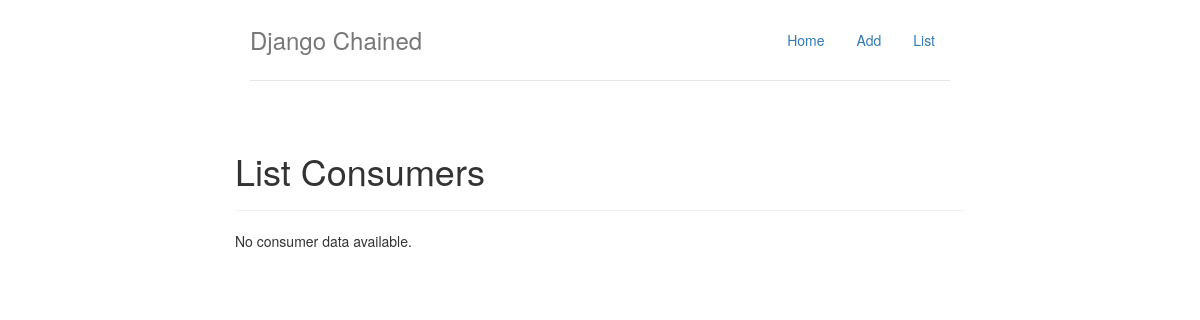
The app's page /list, older data.
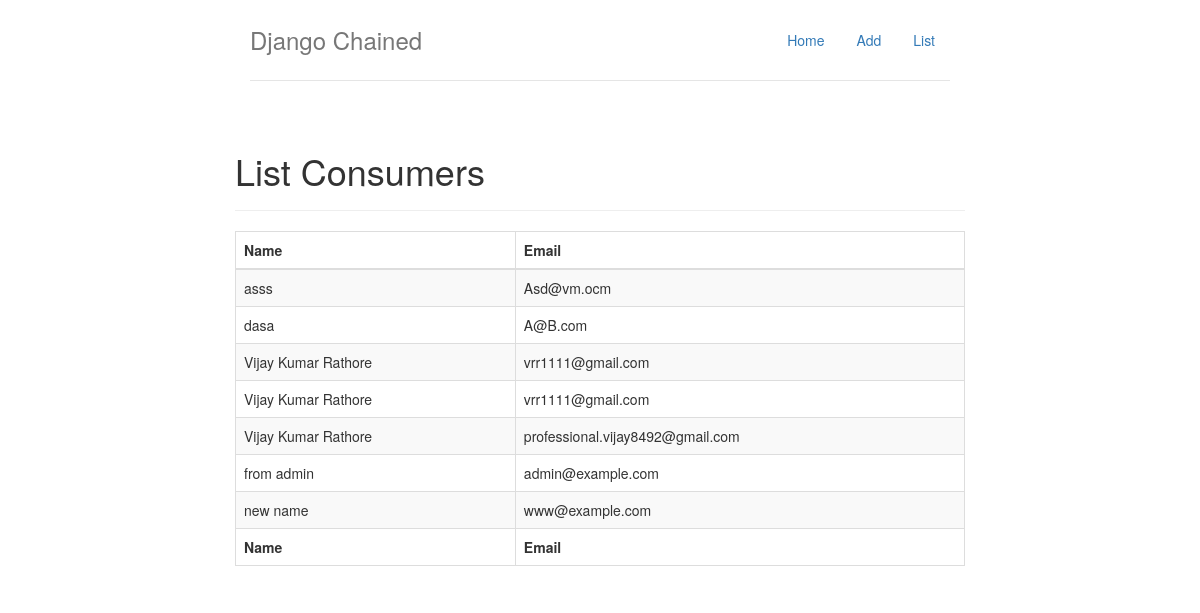
The same page, newer data.
### consumers/models.py (models this page shows, shortened)
class Consumer(models.Model):
    name = models.CharField(
        max_length=300,
        validators=[RegexValidator(regex='^.{4,}$', message='Length has to be 4', code='nomatch')],
        help_text='Your Name'
        )
    email = models.EmailField(max_length=300, unique=True, help_text='Your Email')
    class Meta:
        ordering = ["-id"]

### consumers/views.py (the view)
# urls.py: path('list', views.ListView.as_view(), name='list'),
class ListView(generic.ListView):
    template_name = 'consumers/list.html'
    model = Consumer
    context_object_name = 'all_consumers'
    def get_context_data(self, **kwargs):
        context = super().get_context_data(**kwargs)
        if 'add_success' in self.request.session :
            del self.request.session['add_success']
            context['add_success'] = True
        return context

### consumers/templates/consumers/list.html (shortened to what this page needs)
{% extends "consumers/layout.html" %}
{% block content %}
    {% load static %}
    <link rel="stylesheet" href="{% static 'consumers/css/dataTables.bootstrap.min.css' %}">
    <div class="page-header">
        <h1>List Consumers</h1>
    </div>
    {% if all_consumers %}
    <table id="list_consumer" class="table table-striped table-bordered" style="width:100%">
        <thead>
            <tr>
                <th>Name</th>
                <th>Email</th>
            </tr>
        </thead>
        <tbody>
            {% for consumer in all_consumers %}
            <tr>
                <td>{{ consumer.name }}</td>
                <td>{{ consumer.email }}</td>
            </tr>
            {% endfor %}
        </tbody>
        <tfoot>
            <tr>
                <th>Name</th>
                <th>Email</th>
            </tr>
        </tfoot>
    </table>
    {% else %}
    <p>No consumer data available.</p>
    {% endif %}
{% endblock %}

### consumers/templates/consumers/layout.html (shortened to what this page needs)
<!DOCTYPE html>
<html lang="en">
<head>
    {% load static %}
    <link rel="stylesheet" type="text/css" href="{% static 'consumers/bootstrap/css/bootstrap.min.css' %}" />
    <link rel="stylesheet" type="text/css" href="{% static 'consumers/bootstrap/css/bootstrap-theme.min.css' %}" />
    <link rel="stylesheet" type="text/css" href="{% static 'consumers/css/jumbotron-narrow.css' %}" />
</head>
<body>
    <div class="container">
        <div class="header clearfix">
            <nav>
                <ul class="nav nav-pills pull-right">
                    <li role="presentation">
                        <a href="/">Home</a>
                    </li>
                    <li role="presentation">
                        <a href="{% url 'consumers:add' %}">Add</a>
                    </li>
                    <li role="presentation">
                        <a href="{% url 'consumers:list' %}">List</a>
                    </li>
                </ul>
            </nav>
            <h3 class="text-muted">Django Chained</h3>
        </div>
        <div class="row">
            <div id="content">
                {% block content %}
                {% endblock %}
            </div>
        </div>
    </div>
</body>
</html>

### consumers/static/consumers/css/jumbotron-narrow.css (style rules this page uses)
body { padding-top: 20px; padding-bottom: 20px; }
.header, .marketing, .footer { padding-right: 15px; padding-left: 15px; }
.header { padding-bottom: 20px; border-bottom: 1px solid #e5e5e5; }
.header h3 { margin-top: 0; margin-bottom: 0; line-height: 40px; }
@media (min-width: 768px) { .container { max-width: 730px; } }
@media screen and (min-width: 768px) { .header, .marketing, .footer { padding-right: 0; padding-left: 0; } }
@media screen and (min-width: 768px) { .header { margin-bottom: 30px; } }

Row changes from the older to the newer data that the page shows:
added Consumer: name "asss", email "Asd@vm.ocm"
added Consumer: name "dasa", email "A@B.com"
added Consumer: name "Vijay Kumar Rathore", email "vrr1111@gmail.com"
added Consumer: name "Vijay Kumar Rathore", email "vrr1111@gmail.com"
added Consumer: name "Vijay Kumar Rathore", email "professional.vijay8492@gmail.com"
added Consumer: name "from admin", email "admin@example.com"
added Consumer: name "new name", email "www@example.com"
Text that changed along with them:
text no longer shown: "No consumer data available."
text now shown: "Name Email Name Email"
